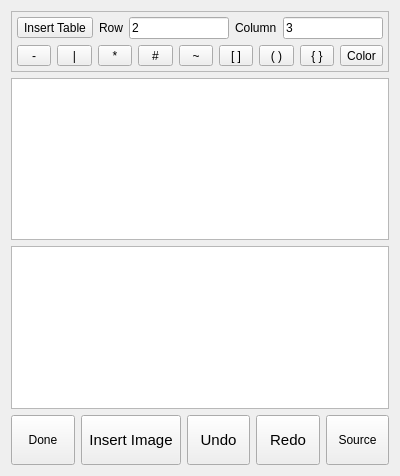
<?xml version="1.0" encoding="UTF-8"?>
<ui version="4.0">
 <class>dlgMainNotes</class>
 <widget class="QDialog" name="dlgMainNotes">
  <property name="geometry">
   <rect>
    <x>0</x>
    <y>0</y>
    <width>400</width>
    <height>476</height>
   </rect>
  </property>
  <property name="windowTitle">
   <string>Dialog</string>
  </property>
  <layout class="QVBoxLayout" name="verticalLayout_2">
   <item>
    <widget class="QFrame" name="frameFun">
     <property name="minimumSize">
      <size>
       <width>0</width>
       <height>0</height>
      </size>
     </property>
     <property name="frameShape">
      <enum>QFrame::StyledPanel</enum>
     </property>
     <property name="frameShadow">
      <enum>QFrame::Raised</enum>
     </property>
     <layout class="QVBoxLayout" name="verticalLayout">
      <property name="leftMargin">
       <number>5</number>
      </property>
      <property name="topMargin">
       <number>5</number>
      </property>
      <property name="rightMargin">
       <number>5</number>
      </property>
      <property name="bottomMargin">
       <number>5</number>
      </property>
      <item>
       <layout class="QHBoxLayout" name="horizontalLayout_3">
        <item>
         <widget class="QToolButton" name="btnInsertTable">
          <property name="sizePolicy">
           <sizepolicy hsizetype="Preferred" vsizetype="Fixed">
            <horstretch>0</horstretch>
            <verstretch>0</verstretch>
           </sizepolicy>
          </property>
          <property name="text">
           <string>Insert Table</string>
          </property>
         </widget>
        </item>
        <item>
         <widget class="QLabel" name="label">
          <property name="text">
           <string>Row</string>
          </property>
         </widget>
        </item>
        <item>
         <widget class="QLineEdit" name="editRow">
          <property name="text">
           <string>2</string>
          </property>
         </widget>
        </item>
        <item>
         <widget class="QLabel" name="label_2">
          <property name="text">
           <string>Column</string>
          </property>
         </widget>
        </item>
        <item>
         <widget class="QLineEdit" name="editCol">
          <property name="text">
           <string>3</string>
          </property>
         </widget>
        </item>
       </layout>
      </item>
      <item>
       <layout class="QHBoxLayout" name="horizontalLayout_4">
        <item>
         <widget class="QToolButton" name="btnSeparator">
          <property name="sizePolicy">
           <sizepolicy hsizetype="Preferred" vsizetype="Fixed">
            <horstretch>0</horstretch>
            <verstretch>0</verstretch>
           </sizepolicy>
          </property>
          <property name="text">
           <string>-</string>
          </property>
         </widget>
        </item>
        <item>
         <widget class="QToolButton" name="btnVLine">
          <property name="sizePolicy">
           <sizepolicy hsizetype="Preferred" vsizetype="Fixed">
            <horstretch>0</horstretch>
            <verstretch>0</verstretch>
           </sizepolicy>
          </property>
          <property name="text">
           <string>|</string>
          </property>
         </widget>
        </item>
        <item>
         <widget class="QToolButton" name="btnAsterisk">
          <property name="sizePolicy">
           <sizepolicy hsizetype="Preferred" vsizetype="Fixed">
            <horstretch>0</horstretch>
            <verstretch>0</verstretch>
           </sizepolicy>
          </property>
          <property name="text">
           <string>*</string>
          </property>
         </widget>
        </item>
        <item>
         <widget class="QToolButton" name="btnWells">
          <property name="sizePolicy">
           <sizepolicy hsizetype="Preferred" vsizetype="Fixed">
            <horstretch>0</horstretch>
            <verstretch>0</verstretch>
           </sizepolicy>
          </property>
          <property name="text">
           <string>#</string>
          </property>
         </widget>
        </item>
        <item>
         <widget class="QToolButton" name="btnS1">
          <property name="sizePolicy">
           <sizepolicy hsizetype="Preferred" vsizetype="Fixed">
            <horstretch>0</horstretch>
            <verstretch>0</verstretch>
           </sizepolicy>
          </property>
          <property name="text">
           <string>~</string>
          </property>
         </widget>
        </item>
        <item>
         <widget class="QToolButton" name="btnS2">
          <property name="sizePolicy">
           <sizepolicy hsizetype="Preferred" vsizetype="Fixed">
            <horstretch>0</horstretch>
            <verstretch>0</verstretch>
           </sizepolicy>
          </property>
          <property name="text">
           <string>[ ]</string>
          </property>
         </widget>
        </item>
        <item>
         <widget class="QToolButton" name="btnS3">
          <property name="sizePolicy">
           <sizepolicy hsizetype="Preferred" vsizetype="Fixed">
            <horstretch>0</horstretch>
            <verstretch>0</verstretch>
           </sizepolicy>
          </property>
          <property name="text">
           <string>( )</string>
          </property>
         </widget>
        </item>
        <item>
         <widget class="QToolButton" name="btnS4">
          <property name="sizePolicy">
           <sizepolicy hsizetype="Preferred" vsizetype="Fixed">
            <horstretch>0</horstretch>
            <verstretch>0</verstretch>
           </sizepolicy>
          </property>
          <property name="text">
           <string>{ }</string>
          </property>
         </widget>
        </item>
        <item>
         <widget class="QToolButton" name="btnColor">
          <property name="sizePolicy">
           <sizepolicy hsizetype="Preferred" vsizetype="Fixed">
            <horstretch>0</horstretch>
            <verstretch>0</verstretch>
           </sizepolicy>
          </property>
          <property name="text">
           <string>Color</string>
          </property>
         </widget>
        </item>
       </layout>
      </item>
     </layout>
    </widget>
   </item>
   <item>
    <widget class="QTextEdit" name="textEdit"/>
   </item>
   <item>
    <widget class="QTextEdit" name="editSource">
     <property name="acceptRichText">
      <bool>false</bool>
     </property>
    </widget>
   </item>
   <item>
    <layout class="QHBoxLayout" name="horizontalLayout_2">
     <item>
      <widget class="QToolButton" name="btnBack">
       <property name="sizePolicy">
        <sizepolicy hsizetype="Preferred" vsizetype="Fixed">
         <horstretch>0</horstretch>
         <verstretch>0</verstretch>
        </sizepolicy>
       </property>
       <property name="minimumSize">
        <size>
         <width>0</width>
         <height>50</height>
        </size>
       </property>
       <property name="text">
        <string>Done</string>
       </property>
       <property name="iconSize">
        <size>
         <width>25</width>
         <height>25</height>
        </size>
       </property>
      </widget>
     </item>
     <item>
      <widget class="QToolButton" name="btnPic">
       <property name="sizePolicy">
        <sizepolicy hsizetype="Preferred" vsizetype="Fixed">
         <horstretch>0</horstretch>
         <verstretch>0</verstretch>
        </sizepolicy>
       </property>
       <property name="minimumSize">
        <size>
         <width>50</width>
         <height>50</height>
        </size>
       </property>
       <property name="font">
        <font>
         <pointsize>11</pointsize>
        </font>
       </property>
       <property name="text">
        <string>Insert Image</string>
       </property>
       <property name="icon">
        <iconset resource="../res.qrc">
         <normaloff>:/res/pic.png</normaloff>:/res/pic.png</iconset>
       </property>
       <property name="iconSize">
        <size>
         <width>30</width>
         <height>30</height>
        </size>
       </property>
       <property name="toolButtonStyle">
        <enum>Qt::ToolButtonTextUnderIcon</enum>
       </property>
      </widget>
     </item>
     <item>
      <widget class="QToolButton" name="btnUndo">
       <property name="sizePolicy">
        <sizepolicy hsizetype="Preferred" vsizetype="Fixed">
         <horstretch>0</horstretch>
         <verstretch>0</verstretch>
        </sizepolicy>
       </property>
       <property name="minimumSize">
        <size>
         <width>50</width>
         <height>50</height>
        </size>
       </property>
       <property name="font">
        <font>
         <pointsize>11</pointsize>
        </font>
       </property>
       <property name="text">
        <string>Undo</string>
       </property>
       <property name="icon">
        <iconset resource="../res.qrc">
         <normaloff>:/res/undo.png</normaloff>:/res/undo.png</iconset>
       </property>
       <property name="iconSize">
        <size>
         <width>30</width>
         <height>30</height>
        </size>
       </property>
       <property name="toolButtonStyle">
        <enum>Qt::ToolButtonTextUnderIcon</enum>
       </property>
      </widget>
     </item>
     <item>
      <widget class="QToolButton" name="btnRedo">
       <property name="sizePolicy">
        <sizepolicy hsizetype="Preferred" vsizetype="Fixed">
         <horstretch>0</horstretch>
         <verstretch>0</verstretch>
        </sizepolicy>
       </property>
       <property name="minimumSize">
        <size>
         <width>50</width>
         <height>50</height>
        </size>
       </property>
       <property name="font">
        <font>
         <pointsize>11</pointsize>
        </font>
       </property>
       <property name="text">
        <string>Redo</string>
       </property>
       <property name="icon">
        <iconset resource="../res.qrc">
         <normaloff>:/res/redo.png</normaloff>:/res/redo.png</iconset>
       </property>
       <property name="iconSize">
        <size>
         <width>30</width>
         <height>30</height>
        </size>
       </property>
       <property name="toolButtonStyle">
        <enum>Qt::ToolButtonTextUnderIcon</enum>
       </property>
      </widget>
     </item>
     <item>
      <widget class="QToolButton" name="btnEditSource">
       <property name="sizePolicy">
        <sizepolicy hsizetype="Preferred" vsizetype="Fixed">
         <horstretch>0</horstretch>
         <verstretch>0</verstretch>
        </sizepolicy>
       </property>
       <property name="minimumSize">
        <size>
         <width>50</width>
         <height>50</height>
        </size>
       </property>
       <property name="text">
        <string>Source</string>
       </property>
       <property name="toolButtonStyle">
        <enum>Qt::ToolButtonIconOnly</enum>
       </property>
      </widget>
     </item>
    </layout>
   </item>
  </layout>
 </widget>
 <resources>
  <include location="../res.qrc"/>
 </resources>
 <connections/>
</ui>
